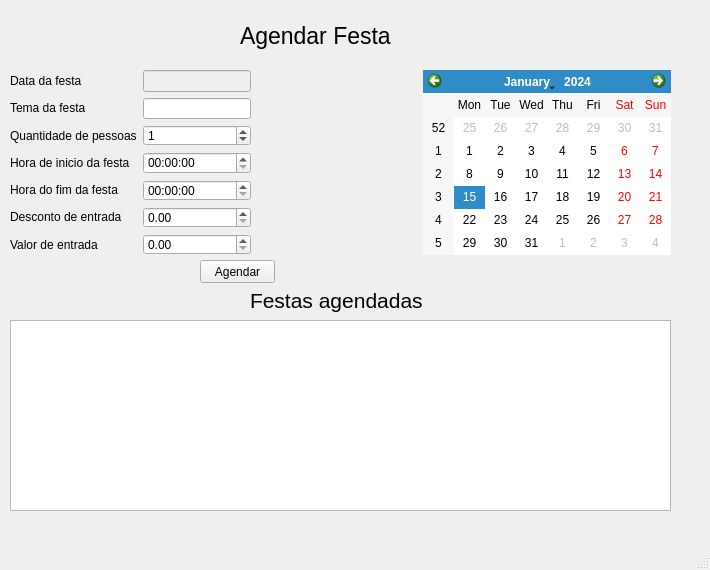
<?xml version="1.0" encoding="UTF-8"?>
<ui version="4.0">
 <class>Alocacao</class>
 <widget class="QMainWindow" name="Alocacao">
  <property name="geometry">
   <rect>
    <x>0</x>
    <y>0</y>
    <width>710</width>
    <height>570</height>
   </rect>
  </property>
  <property name="windowTitle">
   <string>Agendar festas</string>
  </property>
  <property name="windowIcon">
   <iconset resource="mures.qrc">
    <normaloff>:/imagem/imagem/aloca.jpg</normaloff>:/imagem/imagem/aloca.jpg</iconset>
  </property>
  <widget class="QWidget" name="centralwidget">
   <widget class="QPushButton" name="pushButton_agendar">
    <property name="geometry">
     <rect>
      <x>200</x>
      <y>260</y>
      <width>75</width>
      <height>23</height>
     </rect>
    </property>
    <property name="text">
     <string>Agendar</string>
    </property>
   </widget>
   <widget class="QLabel" name="label_8">
    <property name="geometry">
     <rect>
      <x>240</x>
      <y>20</y>
      <width>161</width>
      <height>31</height>
     </rect>
    </property>
    <property name="font">
     <font>
      <pointsize>17</pointsize>
     </font>
    </property>
    <property name="text">
     <string>Agendar Festa</string>
    </property>
   </widget>
   <widget class="QTableView" name="tableView_agenda">
    <property name="geometry">
     <rect>
      <x>10</x>
      <y>320</y>
      <width>661</width>
      <height>191</height>
     </rect>
    </property>
    <property name="editTriggers">
     <set>QAbstractItemView::NoEditTriggers</set>
    </property>
   </widget>
   <widget class="QLabel" name="label_9">
    <property name="geometry">
     <rect>
      <x>250</x>
      <y>280</y>
      <width>181</width>
      <height>41</height>
     </rect>
    </property>
    <property name="font">
     <font>
      <pointsize>16</pointsize>
     </font>
    </property>
    <property name="text">
     <string>Festas agendadas</string>
    </property>
   </widget>
   <widget class="QWidget" name="layoutWidget">
    <property name="geometry">
     <rect>
      <x>10</x>
      <y>70</y>
      <width>661</width>
      <height>185</height>
     </rect>
    </property>
    <layout class="QHBoxLayout" name="horizontalLayout_2">
     <item>
      <layout class="QHBoxLayout" name="horizontalLayout">
       <item>
        <layout class="QVBoxLayout" name="verticalLayout_2">
         <item>
          <widget class="QLabel" name="label">
           <property name="text">
            <string>Data da festa</string>
           </property>
          </widget>
         </item>
         <item>
          <widget class="QLabel" name="label_2">
           <property name="text">
            <string>Tema da festa</string>
           </property>
          </widget>
         </item>
         <item>
          <widget class="QLabel" name="label_3">
           <property name="text">
            <string>Quantidade de pessoas</string>
           </property>
          </widget>
         </item>
         <item>
          <widget class="QLabel" name="label_4">
           <property name="text">
            <string>Hora de inicio da festa</string>
           </property>
          </widget>
         </item>
         <item>
          <widget class="QLabel" name="label_5">
           <property name="text">
            <string>Hora do fim da festa</string>
           </property>
          </widget>
         </item>
         <item>
          <widget class="QLabel" name="label_6">
           <property name="text">
            <string>Desconto de entrada</string>
           </property>
          </widget>
         </item>
         <item>
          <widget class="QLabel" name="label_7">
           <property name="text">
            <string>Valor de entrada</string>
           </property>
          </widget>
         </item>
        </layout>
       </item>
       <item>
        <layout class="QVBoxLayout" name="verticalLayout">
         <item>
          <widget class="QLineEdit" name="lineEdit_dataFesta">
           <property name="enabled">
            <bool>false</bool>
           </property>
          </widget>
         </item>
         <item>
          <widget class="QLineEdit" name="lineEdit_temaFesta"/>
         </item>
         <item>
          <widget class="QSpinBox" name="spinBox_qtdPessoas">
           <property name="maximum">
            <number>800</number>
           </property>
           <property name="value">
            <number>1</number>
           </property>
          </widget>
         </item>
         <item>
          <widget class="QTimeEdit" name="timeEdit_inicio"/>
         </item>
         <item>
          <widget class="QTimeEdit" name="timeEdit_fim"/>
         </item>
         <item>
          <widget class="QDoubleSpinBox" name="doubleSpinBox_desconto">
           <property name="decimals">
            <number>2</number>
           </property>
           <property name="maximum">
            <double>1000.000000000000000</double>
           </property>
           <property name="value">
            <double>0.000000000000000</double>
           </property>
          </widget>
         </item>
         <item>
          <widget class="QDoubleSpinBox" name="doubleSpinBox_valorEntrada">
           <property name="maximum">
            <double>1000.000000000000000</double>
           </property>
          </widget>
         </item>
        </layout>
       </item>
      </layout>
     </item>
     <item>
      <spacer name="horizontalSpacer">
       <property name="orientation">
        <enum>Qt::Horizontal</enum>
       </property>
       <property name="sizeHint" stdset="0">
        <size>
         <width>40</width>
         <height>20</height>
        </size>
       </property>
      </spacer>
     </item>
     <item>
      <widget class="QCalendarWidget" name="calendarWidget">
       <property name="toolTip">
        <string>&lt;html&gt;&lt;head/&gt;&lt;body&gt;&lt;p&gt;duplo clik para confirmar data&lt;/p&gt;&lt;/body&gt;&lt;/html&gt;</string>
       </property>
      </widget>
     </item>
    </layout>
   </widget>
  </widget>
  <widget class="QMenuBar" name="menubar">
   <property name="geometry">
    <rect>
     <x>0</x>
     <y>0</y>
     <width>710</width>
     <height>21</height>
    </rect>
   </property>
  </widget>
  <widget class="QStatusBar" name="statusbar"/>
 </widget>
 <resources>
  <include location="mures.qrc"/>
 </resources>
 <connections/>
</ui>
